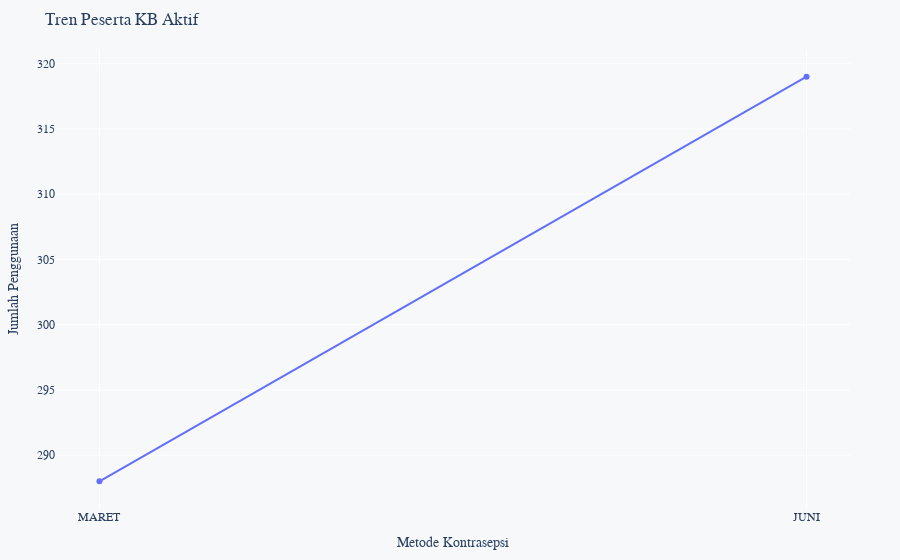

The notebook cell saved with this chart:
### Code cell
line_pa = px.line(data_pa, x="Bulan", y="PA", title="Tren Peserta KB Aktif", markers=True)



line_pa.update_layout(
    xaxis_title="Metode Kontrasepsi",
    yaxis_title="Jumlah Penggunaan",
    xaxis=dict(categoryorder="total ascending"),
    font=dict(family="Arial"),
    margin=dict(l=50, r=50, b=50, t=50),
    paper_bgcolor="#f6f8fa",
    plot_bgcolor="#f6f8fa",
    hoverlabel=dict(
        bgcolor="white",
        font=dict(family="Arial")
    ),
    legend=dict(font=dict(family="Arial")),
    hovermode="closest",
    hoverdistance=30,
    updatemenus=[dict(font=dict(family="Arial"))]
)
# Menampilkan chart
line_pa.show()

### Figure 1 — Plotly figure (JSON) as saved in the notebook; plotly's stock layout.template omitted (floating-point values rounded to 4 significant figures)
{"data": [{"hovertemplate": "Bulan=%{x}<br>PA=%{y}<extra></extra>", "legendgroup": "", "line": {"color": "#636efa", "dash": "solid"}, "marker": {"symbol": "circle"}, "mode": "lines+markers", "name": "", "orientation": "v", "showlegend": false, "type": "scatter", "x": ["MARET", "JUNI"], "xaxis": "x", "y": [288, 319], "yaxis": "y"}], "layout": {"font": {"family": "Arial"}, "hoverdistance": 30, "hoverlabel": {"bgcolor": "white", "font": {"family": "Arial"}}, "hovermode": "closest", "legend": {"font": {"family": "Arial"}, "tracegroupgap": 0}, "margin": {"b": 50, "l": 50, "r": 50, "t": 50}, "paper_bgcolor": "#f6f8fa", "plot_bgcolor": "#f6f8fa", "title": {"text": "Tren Peserta KB Aktif"}, "updatemenus": [{"font": {"family": "Arial"}}], "xaxis": {"anchor": "y", "categoryorder": "total ascending", "domain": [0, 1], "title": {"text": "Metode Kontrasepsi"}}, "yaxis": {"anchor": "x", "domain": [0, 1], "title": {"text": "Jumlah Penggunaan"}}}}
